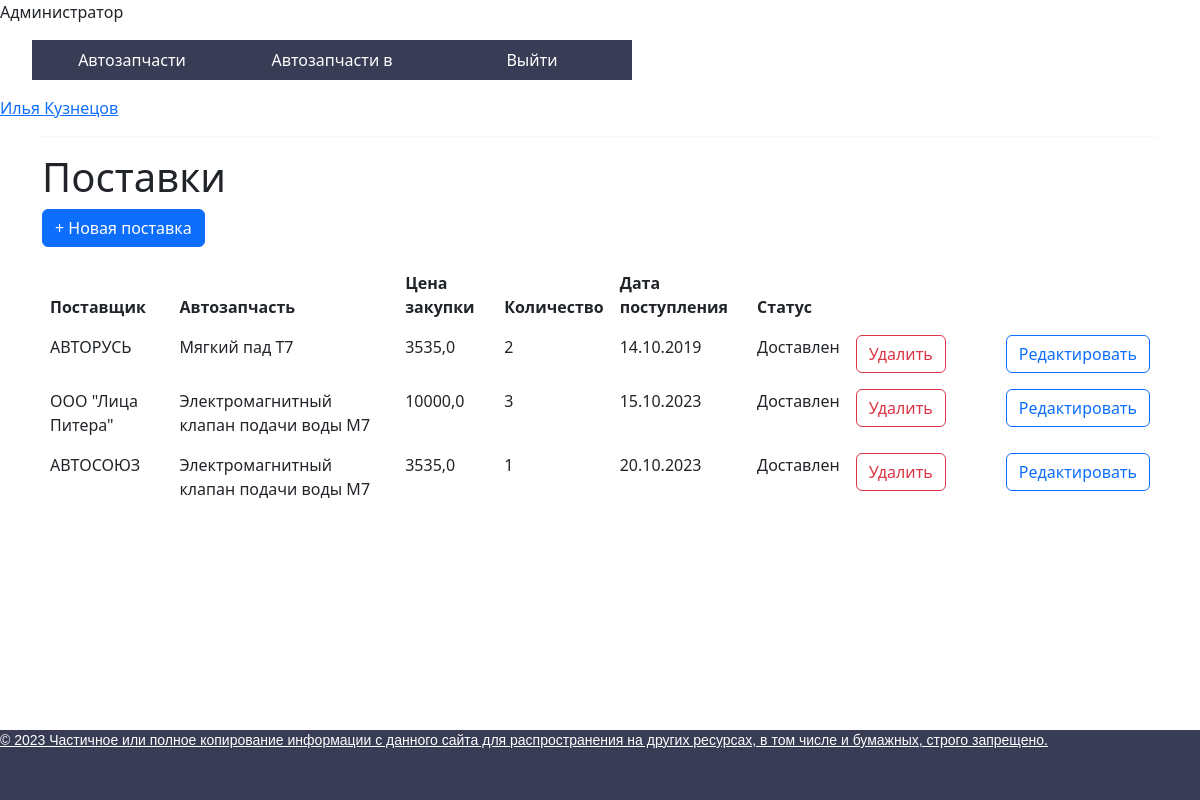
The page /public/supply/ (signed in) on the database its author committed.
### autodocapp/models.py (models this page shows)
class CustomUser(AbstractUser):
    surname = models.CharField(max_length=30, verbose_name='Фамилия')
    last_name = models.CharField(max_length=30, verbose_name='Отчество')
    birth_date = models.DateField(verbose_name='Дата рождения', null=True)
    photo = models.ImageField(upload_to="photos/%Y/%m/%d/", verbose_name='Фотография')

class Supply(models.Model):
    id_supplier = models.ForeignKey('Suppliers', on_delete=models.PROTECT, verbose_name='Поставщик')
    id_AutoParts = models.ForeignKey('AutoParts', on_delete=models.PROTECT, verbose_name='Автозапчасть')
    purchase_price = models.FloatField(verbose_name='Цена закупки')
    quantity = models.IntegerField(verbose_name='Количество')
    delivery_date = models.DateTimeField(verbose_name='Дата поступления')
    status = models.CharField(max_length=30, choices=TYPE)

class Suppliers(models.Model):
    title = models.CharField(max_length=30, verbose_name='Наименование организации')
    INN = models.IntegerField(verbose_name='ИНН')
    CIO = models.IntegerField(verbose_name='КПП')
    FullNameManager = models.CharField(max_length=150, verbose_name='ФИО руководителя')
    telephone = models.CharField(max_length=20, verbose_name='Телефон')
    email = models.CharField(max_length=30, verbose_name='Эл почта')
    def __str__(self):
        return self.title

class AutoParts (models.Model):
    vendor_code = models.CharField(max_length=20, verbose_name='Артикул')
    name = models.CharField(max_length=20, verbose_name='Наименование')
    id_brand_and_models = models.ForeignKey('BrandsAndModels', on_delete=models.PROTECT, verbose_name='Автомобиль')
    id_manufacturer = models.ForeignKey('Manufacturers', on_delete=models.PROTECT, verbose_name='Производитель')
    photo = models.ImageField(upload_to="photos/%Y/%m/%d/", null=True)
    comment = models.TextField(verbose_name='Комментарий')
    def __str__(self):
        return self.name

### autodocapp/views/manager/supply.py (the view)
def PrintSupply(request):
    if request.user.is_authenticated:
        role = CheckRole(request)
        supply = Supply.objects.all()
        autoParts = AutoParts.objects.all()
        suppliers = Suppliers.objects.all()
        context = {
            'role': role,
            'title': 'Поставки',
            'supply': supply,
            'autoParts': autoParts,
            'suppliers': suppliers
        }
        return render(request, 'autodocapp/supply.html', context)
    else:
        return redirect('authorization')

### autodocapp/views/views.py (called while the page is built)
def CheckRole(request):
    user = request.user
    role = str(user.groups.all()[0])
    return role

### autodocapp/templates/autodocapp/supply.html (shortened to what this page needs)
{% extends 'autodocapp/base.html' %}
{% block content %}
<div class="container">
    <div class="col-md-12 well">
        <hr style="border-top:1px dotted #ccc;"/>
        <h1 class="page-header">Поставки</h1>
        <p>
            <button class="btn btn-primary js-create" type="button">
                + Новая поставка
            </button>
        </p>
        <table class="table table-borderless table-hover" id="table">
            <thead>
            <tr>
                <th scope="col">Поставщик</th>
                <th scope="col">Автозапчасть</th>
                <th scope="col">Цена закупки</th>
                <th scope="col">Количество</th>
                <th scope="col">Дата поступления</th>
                <th scope="col">Статус</th>
            </tr>
            </thead>
            <tbody>
            {% for s in supply %}
            <tr class="record">
                {% for supplier in suppliers %}
                {% if s.id_supplier == supplier %}
                <td id="{{ supplier.id }}">{{s.id_supplier}}</td>
                {% endif %}
                {% endfor %}
                {% for a in autoParts %}
                {% if s.id_AutoParts == a %}
                <td id="{{ a.id }}">{{s.id_AutoParts}}</td>
                {% endif %}
                {% endfor %}
                <td>{{s.purchase_price}}</td>
                <td>{{s.quantity}}</td>
                <td>{{s.delivery_date|date:"d.m.Y"}}</td>
                <td>{{s.status}}</td>
                <td style="width: 150px">
                    <a class="btn_delete_record btn-outline-danger" href="">
                        <button class="btn btn-outline-danger">Удалить</button>
                    </a>
                </td>
                <td>
                    <a class="BthEditSupply btn-outline-primary" href="">
                        <button class="btn btn-outline-primary">Редактировать</button>
                    </a>
                </td>
            </tr>
            {% empty %}
            <tr>
                <td class="text-center" colspan="8">Нет поставок</td>
            </tr>
            {% endfor %}
            </tbody>
        </table>
    </div>
</div>
{% endblock %}

### autodocapp/templates/autodocapp/base.html (shortened to what this page needs)
{% load static %}
<!DOCTYPE html>
<html lang="en">
<head>
    <link  href="{% static 'autodocapp/css/styles.css' %}" rel="stylesheet">
    <link  href="{% static 'bootstrap/css/bootstrap.min.css' %}" rel="stylesheet">
</head>
<body>
{% if role == 'Администратор' %}
    <p>Администратор</p>
    <ul class="menu">
        <li><a href="">Автозапчасти</a></li>
        <li><a href="">Автозапчасти в магазине</a></li>
        <li><a href="{% url 'logout' %}">Выйти</a></li>
    </ul>
{% endif %}
<a href="">{{ user.first_name }} {{ user.surname }}</a>
{% block content %}
{% endblock %}
<div id="footer">
    <p>&copy; 2023 Частичное или полное копирование информации с данного сайта для распространения на других ресурсах, в том числе и бумажных, строго запрещено.</p>
</div>
</body>
</html>

### autodocapp/static/autodocapp/css/styles.css (style rules this page uses)
.menu { display: flex; }
.menu li { width: 200px; list-style: none; background: #383c54; position: relative; }
.menu a { color: #fff; text-decoration: none; display: block; text-align: center; padding: 0 10px; height: 40px; line-height: 40px; transition: all .5s; }
#footer { background: #383c54; color: #aaa; font-size: 14px; font-family: Verdana, Geneva, Arial, Helvetica; text-align: left; overflow: hidden; position:fixed; right:0; bottom:0; width:100%; height: 70px; }
#footer p { text-decoration: underline; color: #fff; }
.container { background-color: #FFFFFF; }

### rows shown on the page
CustomUser: first_name "Илья", surname "Кузнецов"
Supply: id_supplier "АВТОРУСЬ", id_AutoParts "Мягкий пад Т7", purchase_price "3535,0", quantity "2", delivery_date "14.10.2019", status "Доставлен"
Supply: id_supplier "ООО \"Лица Питера\"", id_AutoParts "Электромагнитный клапан подачи воды М7", purchase_price "10000,0", quantity "3", delivery_date "15.10.2023", status "Доставлен"
Supply: id_supplier "АВТОСОЮЗ", id_AutoParts "Электромагнитный клапан подачи воды М7", purchase_price "3535,0", quantity "1", delivery_date "20.10.2023", status "Доставлен"
